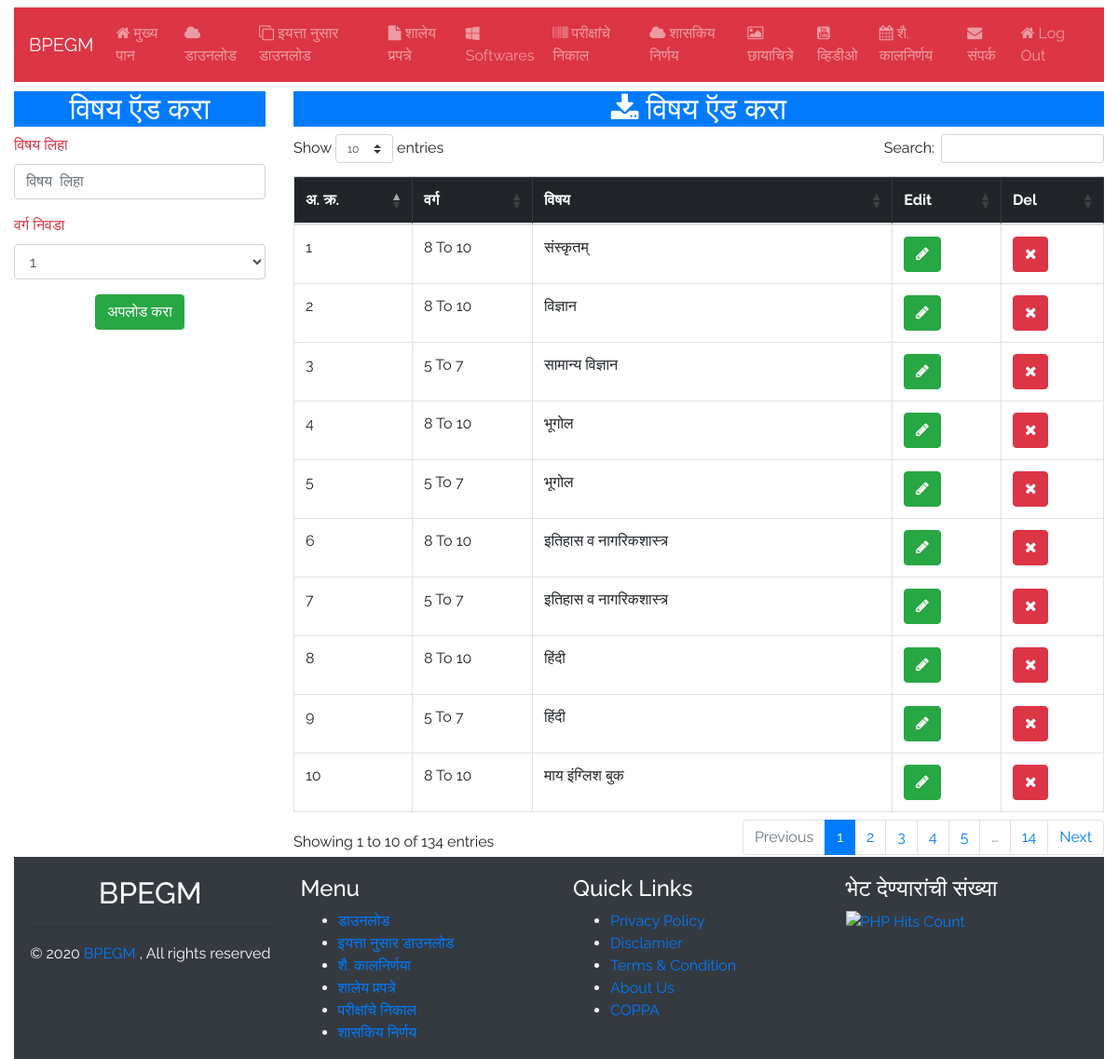
Page /admin/subject.php (signed in) on the committed database.
### tables this page shows
CREATE TABLE `subject` (
  `id` int(11) NOT NULL,
  `className` varchar(50) NOT NULL,
  `subjectName` varchar(250) NOT NULL
);

CREATE TABLE `class` (
  `id` int(11) NOT NULL,
  `className` varchar(50) NOT NULL
);

### admin/subject.php (the view, shortened to what this page needs)
<?php
require_once('../inc/db.php');
include('inc/top.php');
?>
    <div class="container-fluid">
        <div class="row">
            <div class="col-lg-12">
                <?php include('inc/navbar.php');?>
            </div>
        </div>
        <div class="row" style="margin-top:10px;">
            <div class="col-md-3 mb-4">
                <h2 class="text-center bg-primary text-white">विषय ऍड करा    </h2>
                <form action="" method="post" enctype="multipart/form-data">
                    <div class="form-group ">
                        <label class="text-danger">विषय लिहा </label>
                        <input type="text" class="form-control" placeholder="विषय  लिहा " name="subject" required> </div>
                    <div class="form-group ">
                        <label class="text-danger">वर्ग निवडा </label>
                        <select class="form-control" name="class" required>
                            <?php
                            $class = "SELECT * FROM class ";
                            $runClass = mysqli_query($con, $class);
                            while($rowClass = mysqli_fetch_array($runClass)){
                                $classNameid = $rowClass['id'];
                                $className = $rowClass['className'];
                            ?>
                                <option value="<?php echo $classNameid;?>">
                                    <?php echo $className;?>
                                </option>
                                <?php } ?>
                        </select>
                    </div>
                    <div class="form-group " align="center">
                        <button type="submit" class="btn btn-success" name="submit">अपलोड करा </button>
                    </div>
                </form>
            </div>
            <div class="col-md-9">
                <div class="table-responsive">
                    <h2 class="text-center bg-primary text-white"><i class="fa fa-download"></i> विषय ऍड करा  </h2>
                    <table class="table table-bordered " id="table2excel">
                        <thead class="table-dark">
                            <tr>
                                <th scope="col">अ. क्र.</th>
                                <th scope="col">वर्ग </th>
                                <th scope="col">विषय </th>
                                <th scope="col">Edit </th>
                                <th scope="col">Del </th>
                            </tr>
                        </thead>
                        <tbody>
                            <?php
                           $download = "SELECT * FROM subject ORDER BY id DESC ";
                            $run_download = mysqli_query($con, $download);
                            $ia=0;
                            while($row_download = mysqli_fetch_array($run_download)){
                                $download_id = $row_download['id'];
                                $className = $row_download['className'];
                                $subjectName = $row_download['subjectName'];
                                $class = "SELECT * FROM class WHERE id = $className";
                                $run_class = mysqli_query($con, $class);
                                $row_class = mysqli_fetch_array($run_class);
                                $classNameR = $row_class['className'];
                                $ia=$ia+1;
                                ?>
                                <tr class="">
                                    <td>
                                        <?php echo $ia;?>
                                    </td>
                                    <td>
                                        <?php echo $classNameR;?>
                                    </td>
                                    <td>
                                        <?php echo $subjectName;?>
                                    </td>
                                    <td><a href="editSubject.php?id=<?php echo $download_id;?>" class="btn btn-success"><i class="fa fa-pencil" aria-hidden="true"></i></a></td>
                                    <td><a href="subject.php?id=<?php echo $download_id;?>" class="btn btn-danger"><i class="fa fa-times" aria-hidden="true"></i></a></td>
                                </tr>
                                <?php } ?>
                        </tbody>
                    </table>
                </div>
            </div>
        </div>
        <div class="container-fluid">
            <div class="row bg-dark" style="padding-top:20px;">
                <?php include('inc/footer.php');?>
            </div>
        </div>
    </div>
    </body>
    </html>

### admin/inc/top.php (style rules this page uses)
body { font-family: 'Raleway'; }

### rows in the picture
subject: class.className "8 To 10", subjectName "संस्कृतम्"
subject: class.className "8 To 10", subjectName "विज्ञान"
subject: class.className "5 To 7", subjectName "सामान्य विज्ञान"
subject: class.className "8 To 10", subjectName "भूगोल"
subject: class.className "5 To 7", subjectName "भूगोल"
subject: class.className "8 To 10", subjectName "इतिहास व नागरिकशास्त्र"
subject: class.className "5 To 7", subjectName "इतिहास व नागरिकशास्त्र"
subject: class.className "8 To 10", subjectName "हिंदी"
subject: class.className "5 To 7", subjectName "हिंदी"
subject: class.className "8 To 10", subjectName "माय इंग्लिश बुक"

### other values in the picture
form field class "1"
